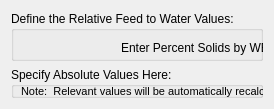
    <widget class="QWidget" name="tab_2">
     <attribute name="title">
      <string>Add Water</string>
     </attribute>
     <layout class="QGridLayout" name="gridLayout_2">
      <item row="0" column="0">
       <layout class="QVBoxLayout" name="verticalLayout_4">
        <item>
         <widget class="QGroupBox" name="groupBox_2">
          <property name="minimumSize">
           <size>
            <width>0</width>
            <height>50</height>
           </size>
          </property>
          <property name="maximumSize">
           <size>
            <width>16777215</width>
            <height>100</height>
           </size>
          </property>
          <property name="title">
           <string>Define the Relative Feed to Water Values:</string>
          </property>
          <widget class="QWidget" name="layoutWidget">
           <property name="geometry">
            <rect>
             <x>110</x>
             <y>20</y>
             <width>248</width>
             <height>72</height>
            </rect>
           </property>
           <layout class="QVBoxLayout" name="verticalLayout_5">
            <item>
             <layout class="QHBoxLayout" name="horizontalLayout_4">
              <item>
               <widget class="QLabel" name="label_8">
                <property name="text">
                 <string>Enter Percent Solids by WEIGHT: </string>
                </property>
               </widget>
              </item>
              <item>
               <widget class="QLineEdit" name="lineEdit_2">
                <property name="sizePolicy">
                 <sizepolicy hsizetype="Fixed" vsizetype="Fixed">
                  <horstretch>0</horstretch>
                  <verstretch>0</verstretch>
                 </sizepolicy>
                </property>
                <property name="minimumSize">
                 <size>
                  <width>20</width>
                  <height>30</height>
                 </size>
                </property>
                <property name="maximumSize">
                 <size>
                  <width>60</width>
                  <height>30</height>
                 </size>
                </property>
                <property name="text">
                 <string>0.0</string>
                </property>
                <property name="alignment">
                 <set>Qt::AlignCenter</set>
                </property>
               </widget>
              </item>
              <item>
               <widget class="QLabel" name="label_15">
                <property name="text">
                 <string>%</string>
                </property>
               </widget>
              </item>
             </layout>
            </item>
            <item>
             <layout class="QHBoxLayout" name="horizontalLayout_6">
              <item>
               <widget class="QLabel" name="label_9">
                <property name="text">
                 <string>Enter Percent Solids by VOLUME:</string>
                </property>
               </widget>
              </item>
              <item>
               <widget class="QLineEdit" name="lineEdit_3">
                <property name="sizePolicy">
                 <sizepolicy hsizetype="Fixed" vsizetype="Fixed">
                  <horstretch>0</horstretch>
                  <verstretch>0</verstretch>
                 </sizepolicy>
                </property>
                <property name="minimumSize">
                 <size>
                  <width>20</width>
                  <height>30</height>
                 </size>
                </property>
                <property name="maximumSize">
                 <size>
                  <width>60</width>
                  <height>30</height>
                 </size>
                </property>
                <property name="text">
                 <string>0.0</string>
                </property>
                <property name="alignment">
                 <set>Qt::AlignCenter</set>
                </property>
               </widget>
              </item>
              <item>
               <widget class="QLabel" name="label_16">
                <property name="text">
                 <string>%</string>
                </property>
               </widget>
              </item>
             </layout>
            </item>
           </layout>
          </widget>
         </widget>
        </item>
        <item>
         <widget class="QGroupBox" name="groupBox_5">
          <property name="title">
           <string>Specify Absolute Values Here:</string>
          </property>
          <widget class="QLabel" name="label_6">
           <property name="geometry">
            <rect>
             <x>10</x>
             <y>10</y>
             <width>361</width>
             <height>41</height>
            </rect>
           </property>
           <property name="font">
            <font>
             <pointsize>8</pointsize>
            </font>
           </property>
           <property name="text">
            <string>Note:  Relevant values will be automatically recalculated each time you
make a change:</string>
           </property>
          </widget>
          <widget class="QLabel" name="label_21">
           <property name="geometry">
            <rect>
             <x>110</x>
             <y>45</y>
             <width>231</width>
             <height>31</height>
            </rect>
           </property>
           <property name="text">
            <string>Solid             Liquid             Slurry          Unit</string>
           </property>
          </widget>
          <widget class="QWidget" name="layoutWidget">
           <property name="geometry">
            <rect>
             <x>40</x>
             <y>70</y>
             <width>321</width>
             <height>31</height>
            </rect>
           </property>
           <layout class="QHBoxLayout" name="horizontalLayout_7">
            <item>
             <widget class="QLabel" name="label_22">
              <property name="text">
               <string>Mass Rate:</string>
              </property>
             </widget>
            </item>
            <item>
             <widget class="QLabel" name="label_33">
              <property name="text">
               <string>0.0</string>
              </property>
             </widget>
            </item>
            <item>
             <widget class="QLineEdit" name="lineEdit_10">
              <property name="maximumSize">
               <size>
                <width>60</width>
                <height>30</height>
               </size>
              </property>
              <property name="text">
               <string>0.0</string>
              </property>
             </widget>
            </item>
            <item>
             <widget class="QLabel" name="label_47">
              <property name="text">
               <string>0.0</string>
              </property>
             </widget>
            </item>
            <item>
             <widget class="QLabel" name="label_48">
              <property name="text">
               <string>stph</string>
              </property>
             </widget>
            </item>
           </layout>
          </widget>
          <widget class="QWidget" name="layoutWidget">
           <property name="geometry">
            <rect>
             <x>20</x>
             <y>110</y>
             <width>341</width>
             <height>31</height>
            </rect>
           </property>
           <layout class="QHBoxLayout" name="horizontalLayout_8">
            <item>
             <widget class="QLabel" name="label_31">
              <property name="text">
               <string>Specific Density:</string>
              </property>
             </widget>
            </item>
            <item>
             <widget class="QLabel" name="label_34">
              <property name="text">
               <string>212.1</string>
              </property>
             </widget>
            </item>
            <item>
             <widget class="QLineEdit" name="lineEdit_11">
              <property name="maximumSize">
               <size>
                <width>60</width>
                <height>30</height>
               </size>
              </property>
              <property name="text">
               <string>62.38</string>
              </property>
             </widget>
            </item>
            <item>
             <widget class="QLabel" name="label_49">
              <property name="text">
               <string>62.38</string>
              </property>
             </widget>
            </item>
            <item>
             <widget class="QLabel" name="label_50">
              <property name="text">
               <string>lbs/ft^3</string>
              </property>
             </widget>
            </item>
           </layout>
          </widget>
          <widget class="QWidget" name="layoutWidget">
           <property name="geometry">
            <rect>
             <x>20</x>
             <y>150</y>
             <width>341</width>
             <height>31</height>
            </rect>
           </property>
           <layout class="QHBoxLayout" name="horizontalLayout_9">
            <item>
             <widget class="QLabel" name="label_30">
              <property name="text">
               <string>Specific Gravity:</string>
              </property>
             </widget>
            </item>
            <item>
             <widget class="QLabel" name="label_35">
              <property name="text">
               <string>3.40</string>
              </property>
             </widget>
            </item>
            <item>
             <widget class="QLineEdit" name="lineEdit_12">
              <property name="maximumSize">
               <size>
                <width>60</width>
                <height>30</height>
               </size>
              </property>
              <property name="text">
               <string>1.00</string>
              </property>
             </widget>
            </item>
            <item>
             <widget class="QLabel" name="label_51">
              <property name="text">
               <string>1.00</string>
              </property>
             </widget>
            </item>
            <item>
             <widget class="QLabel" name="label_52">
              <property name="text">
               <string/>
              </property>
             </widget>
            </item>
           </layout>
          </widget>
          <widget class="QWidget" name="layoutWidget">
           <property name="geometry">
            <rect>
             <x>40</x>
             <y>190</y>
             <width>321</width>
             <height>31</height>
            </rect>
           </property>
           <layout class="QHBoxLayout" name="horizontalLayout_10">
            <item>
             <widget class="QLabel" name="label_32">
              <property name="text">
               <string>Flow Rate:</string>
              </property>
             </widget>
            </item>
            <item>
             <widget class="QLabel" name="label_36">
              <property name="text">
               <string>0.0</string>
              </property>
             </widget>
            </item>
            <item>
             <widget class="QLineEdit" name="lineEdit_13">
              <property name="maximumSize">
               <size>
                <width>60</width>
                <height>30</height>
               </size>
              </property>
              <property name="text">
               <string>0.0</string>
              </property>
             </widget>
            </item>
            <item>
             <widget class="QLabel" name="label_53">
              <property name="text">
               <string>0.0</string>
              </property>
             </widget>
            </item>
            <item>
             <widget class="QLabel" name="label_54">
              <property name="text">
               <string>gpm</string>
              </property>
             </widget>
            </item>
           </layout>
          </widget>
         </widget>
        </item>
       </layout>
      </item>
     </layout>
    </widget>
